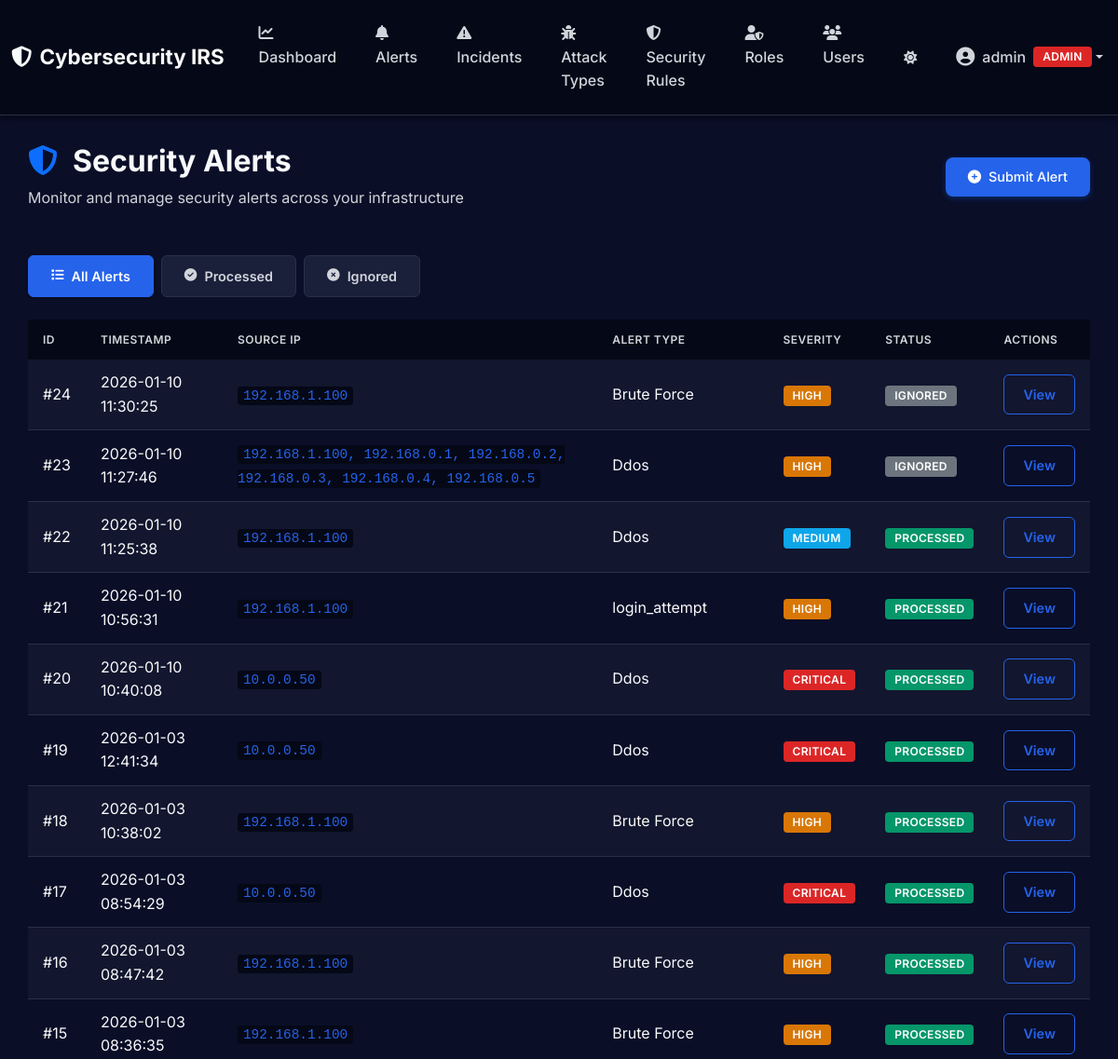
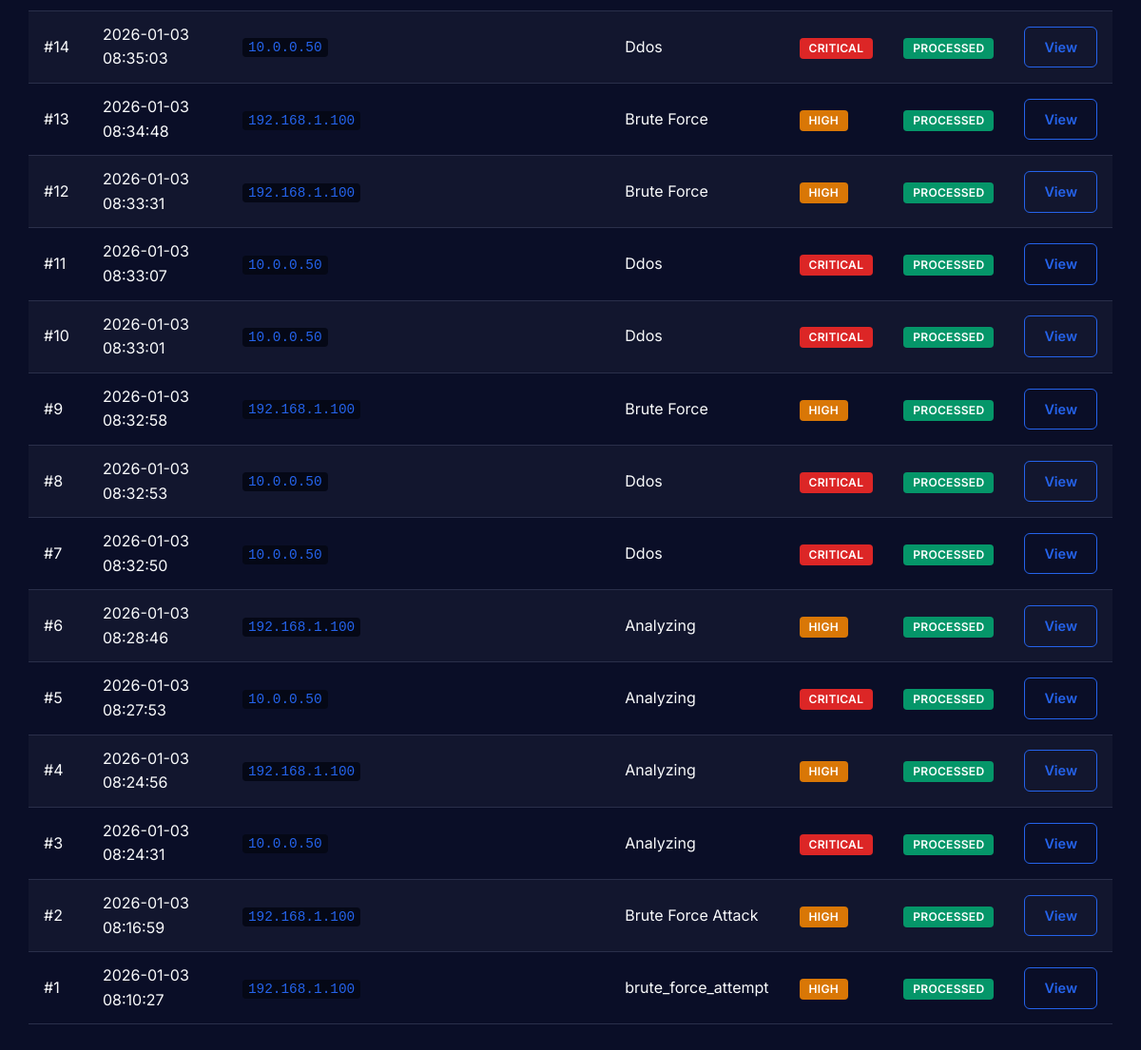
The app's page /alerts/ (signed in) with its own data (2 pictures, top to bottom).
### app/models/user.py (models this page shows, shortened)
class User(db.Model):
    __tablename__ = 'users'
    id = db.Column(db.Integer, primary_key=True)
    username = db.Column(db.String(80), unique=True, nullable=False)
    email = db.Column(db.String(120), unique=True, nullable=False)
    full_name = db.Column(db.String(120), nullable=False)
    role = db.Column(db.String(20), default='analyst', nullable=False)  # admin, analyst, viewer
    is_active = db.Column(db.Boolean, default=True, nullable=False)
    password_hash = db.Column(db.String(255), nullable=False)
    created_at = db.Column(db.DateTime, default=datetime.utcnow, nullable=False)
    updated_at = db.Column(db.DateTime, default=datetime.utcnow, onupdate=datetime.utcnow, nullable=False)
    last_login = db.Column(db.DateTime, nullable=True)

### app/models/alert.py (models this page shows, shortened)
class Alert(db.Model):
    __tablename__ = 'alerts'
    id = db.Column(db.Integer, primary_key=True)
    timestamp = db.Column(db.DateTime, default=datetime.utcnow, nullable=False)
    source_ip = db.Column(db.String(45), nullable=True)  # IPv4 or IPv6
    destination_ip = db.Column(db.String(45), nullable=True)
    alert_type = db.Column(db.String(50), nullable=False)  # Type of alert
    severity = db.Column(db.String(20), default='medium', nullable=False)  # low, medium, high, critical
    raw_data = db.Column(db.JSON, nullable=True)  # Flexible JSON storage for alert data
    status = db.Column(db.String(20), default='new', nullable=False)  # new, processed, ignored
    created_at = db.Column(db.DateTime, default=datetime.utcnow, nullable=False)
    incident = db.relationship('Incident', backref='alert', uselist=False, lazy=True)

### app/routes/alert_routes.py (the view)
@alert_bp.route('/')
@login_required
def index():
    status_filter = request.args.get('status', None)
    alerts = AlertService.get_all(status=status_filter)
    return render_template('alerts/index.html', alerts=alerts, current_filter=status_filter)

### app/services/alert_service.py (called while the page is built)
    @staticmethod
    def get_all(status: Optional[str] = None) -> List[Alert]:
        query = Alert.query
        if status:
            query = query.filter_by(status=status)
        return query.order_by(Alert.timestamp.desc()).all()

### app/templates/alerts/index.html (shortened to what this page needs)
{% extends "layouts/base.html" %}
{% block content %}
<div class="mb-5">
  <div class="d-flex justify-content-between align-items-center">
    <div>
      <h1 class="h2 mb-2" style="font-weight: 700; color: var(--text-primary)">
        <i class="fas fa-shield-alt me-3" style="color: #0d6efd;"></i>Security Alerts
      </h1>
      <p class="mb-0" style="color: var(--text-secondary); font-size: 1rem">
        Monitor and manage security alerts across your infrastructure
      </p>
    </div>
    <a
      href="{{ url_for('alerts.create') }}"
      class="btn btn-primary"
      style="border-radius: 8px; padding: 0.65rem 1.5rem; font-weight: 500; box-shadow: 0 2px 6px rgba(13,110,253,0.3);"
    >
      <i class="fas fa-plus-circle me-2"></i>Submit Alert
    </a>
  </div>
</div>
<div class="mb-4">
  <div class="filter-tabs-container">
    <a
      href="{{ url_for('alerts.index') }}"
      class="filter-tab {% if not current_filter %}active{% endif %}"
    >
      <i class="fas fa-list me-2"></i>All Alerts
    </a>
    <a
      href="{{ url_for('alerts.index', status='processed') }}"
      class="filter-tab {% if current_filter == 'processed' %}active{% endif %}"
    >
      <i class="fas fa-check-circle me-2"></i>Processed
    </a>
    <a
      href="{{ url_for('alerts.index', status='ignored') }}"
      class="filter-tab {% if current_filter == 'ignored' %}active{% endif %}"
    >
      <i class="fas fa-times-circle me-2"></i>Ignored
    </a>
  </div>
</div>
  {% if alerts %}
  <div class="table-responsive">
    <table class="table table-striped table-hover">
      <thead class="table-dark">
        <tr>
          <th>ID</th>
          <th>Timestamp</th>
          <th>Source IP</th>
          <th>Alert Type</th>
          <th>Severity</th>
          <th>Status</th>
          <th>Actions</th>
        </tr>
      </thead>
      <tbody>
        {% for alert in alerts %}
        <tr>
          <td>#{{ alert.id }}</td>
          <td>{{ alert.timestamp.strftime('%Y-%m-%d %H:%M:%S') }}</td>
          <td><code>{{ alert.source_ip }}</code></td>
          <td>{{ alert.alert_type }}</td>
          <td>
            <span
              class="badge bg-{% if alert.severity == 'critical' %}danger{% elif alert.severity == 'high' %}warning{% elif alert.severity == 'medium' %}info{% else %}secondary{% endif %}"
            >
              {{ alert.severity.upper() }}
            </span>
          </td>
          <td>
            <span
              class="badge bg-{% if alert.status == 'new' %}primary{% elif alert.status == 'processed' %}success{% else %}secondary{% endif %}"
            >
              {{ alert.status.upper() }}
            </span>
          </td>
          <td>
            <a
              href="{{ url_for('alerts.detail', alert_id=alert.id) }}"
              class="btn btn-sm btn-outline-primary"
            >
               View
            </a>
          </td>
        </tr>
        {% endfor %}
      </tbody>
    </table>
  </div>
  {% endif %}
{% endblock %}

### app/templates/layouts/base.html (shortened to what this page needs)
<!DOCTYPE html>
<html lang="en">
  <head>
    <link
      href="https://cdn.jsdelivr.net/npm/bootstrap@5.3.3/dist/css/bootstrap.min.css"
      rel="stylesheet"
    />
    <link
      rel="stylesheet"
      href="https://cdnjs.cloudflare.com/ajax/libs/font-awesome/6.5.1/css/all.min.css"
    />
    <link
      rel="stylesheet"
      href="{{ url_for('static', filename='css/style.css') }}"
    />
  </head>
  <body>
    {% if session.get('user_id') %}
    <nav class="navbar navbar-expand-lg navbar-dark">
      <div class="container-fluid">
        <a class="navbar-brand" href="{{ url_for('dashboard.index') }}">
          <i class="fas fa-shield-halved me-2"></i>Cybersecurity IRS
        </a>
        <div class="collapse navbar-collapse" id="navbarNav">
          <ul class="navbar-nav me-auto">
            <li class="nav-item">
              <a class="nav-link" href="{{ url_for('dashboard.index') }}">
                <i class="fas fa-chart-line me-1"></i>Dashboard
              </a>
            </li>
            <li class="nav-item">
              <a class="nav-link" href="{{ url_for('alerts.index') }}">
                <i class="fas fa-bell me-1"></i>Alerts
              </a>
            </li>
            <li class="nav-item">
              <a class="nav-link" href="{{ url_for('incidents.index') }}">
                <i class="fas fa-exclamation-triangle me-1"></i>Incidents
              </a>
            </li>
            <li class="nav-item">
              <a class="nav-link" href="{{ url_for('attack_type.index') }}">
                <i class="fas fa-bug me-1"></i>Attack Types
              </a>
            </li>
            <li class="nav-item">
              <a class="nav-link" href="{{ url_for('rules.index') }}">
                <i class="fas fa-shield-alt me-1"></i>Security Rules
              </a>
            </li>
            {% if current_user and current_user.role == 'admin' %}
            <li class="nav-item">
              <a class="nav-link" href="{{ url_for('roles.index') }}">
                <i class="fas fa-user-shield me-1"></i>Roles
              </a>
            </li>
            <li class="nav-item">
              <a class="nav-link" href="{{ url_for('users.index') }}">
                <i class="fas fa-users me-1"></i>Users
              </a>
            </li>
            {% endif %}
          </ul>
          <ul class="navbar-nav ms-auto align-items-center">
            <li class="nav-item">
              <button
                class="btn nav-link"
                id="theme-toggle"
                title="Toggle theme"
              >
                <i class="fas fa-moon"></i>
              </button>
            </li>
            <li class="nav-item dropdown">
              <a
                class="nav-link dropdown-toggle d-flex align-items-center"
                href="#"
                id="userDropdown"
                role="button"
                data-bs-toggle="dropdown"
                aria-expanded="false"
              >
                <i class="fas fa-user-circle me-2 fs-5"></i>
                <span class="d-none d-lg-inline user-name-text"
                  >{{ session.username }}</span
                >
                <span
                  class="badge bg-{% if current_user and current_user.role == 'admin' %}danger{% elif current_user and current_user.role == 'analyst' %}warning{% else %}info{% endif %} ms-2"
                >
                  {{ current_user.role|upper if current_user else
                  session.user_role|upper }}
                </span>
              </a>
            </li>
          </ul>
        </div>
      </div>
    </nav>
    {% endif %}
    <main class="container">
       {% block content %}{% endblock %}
    </main>
  </body>
</html>

### app/static/css/style.css (style rules this page uses)
:root { --primary-color: #2563eb; --primary-hover: #1d4ed8; --danger-color: #dc2626; --danger-hover: #b91c1c; --success-color: #059669; --success-hover: #047857; --warning-color: #d97706; --info-color: #0ea5e9; --dark-bg: #0a0e27; --darker-bg: #050816; --card-bg: #1a1f3a; --card-border: #2a2f4a; --text-primary: #f9fafb; --text-secondary: #d1d5db; --text-muted: #9ca3af; --shadow-sm: 0 1px 3px rgba(0, 0, 0, 0.3); --shadow-md: 0 4px 6px rgba(0, 0, 0, 0.4); --shadow-lg: 0 10px 25px rgba(0, 0, 0, 0.5); --hover-bg: #050816; }
* { margin: 0; padding: 0; box-sizing: border-box; }
body { font-family: "Inter", -apple-system, BlinkMacSystemFont, "Segoe UI", Roboto, Oxygen, Ubuntu, Cantarell, sans-serif; background: var(--dark-bg); color: var(--text-primary); min-height: 100vh; line-height: 1.6; }
main.container { max-width: 1400px; padding: 30px; }
.navbar { background: var(--darker-bg) !important; box-shadow: var(--shadow-md); padding: 15px 0; border-bottom: 1px solid var(--card-border); }
.navbar-brand { font-size: 1.4rem; font-weight: 700; color: var(--text-primary) !important; transition: color 0.2s ease; }
.nav-link { color: var(--text-secondary) !important; font-weight: 500; margin: 0 5px; padding: 8px 16px !important; border-radius: 6px; transition: all 0.2s ease; }
.user-name-text { max-width: 150px; overflow: hidden; text-overflow: ellipsis; white-space: nowrap; }
.btn { border-radius: 6px; padding: 10px 20px; font-weight: 600; font-size: 0.9rem; transition: all 0.2s ease; border: none; cursor: pointer; }
.btn-primary { background: var(--primary-color); color: white; }
.btn-outline-primary { border: 1px solid var(--primary-color); color: var(--primary-color); background: transparent; }
.table { color: var(--text-primary); background: transparent !important; margin-bottom: 0; --bs-table-bg: transparent; --bs-table-striped-bg: transparent; }
.table thead th { background: var(--darker-bg) !important; border: none; font-weight: 600; text-transform: uppercase; font-size: 0.75rem; letter-spacing: 0.5px; padding: 12px 16px; color: var(--text-secondary); }
.table tbody tr { border-bottom: 1px solid var(--card-border); transition: background 0.15s ease; background: transparent !important; }
.table-striped > tbody > tr:nth-of-type(odd) > * { color: var(--text-primary); background-color: rgba(255, 255, 255, 0.03); box-shadow: none; }
.table td, .table th { vertical-align: middle; padding: 12px 16px; border-color: var(--card-border); background: transparent; color: var(--text-primary); }
.badge { padding: 5px 10px; border-radius: 4px; font-weight: 600; font-size: 0.75rem; letter-spacing: 0.3px; }
.bg-danger { background-color: var(--danger-color) !important; }
.bg-warning { background-color: var(--warning-color) !important; }
.bg-success { background-color: var(--success-color) !important; }
.bg-info { background-color: var(--info-color) !important; }
h1, h2, h3, h4, h5, h6, .h1, .h2, .h3, .h4, .h5, .h6, .card-title { color: var(--text-primary) !important; font-weight: 700; margin-bottom: 0.5rem; }
code { background: var(--darker-bg); padding: 2px 6px; border-radius: 4px; color: var(--primary-color); font-size: 0.9em; }
a { color: var(--primary-color); text-decoration: none; transition: color 0.2s ease; }
.table th, .table thead th { color: var(--text-secondary) !important; font-weight: 600; }
.table td { color: var(--text-primary) !important; }

### app/templates/alerts/index.html (style rules this page uses)
.filter-tabs-container { display: inline-flex; gap: 8px; }
.filter-tab { padding: 10px 24px; border-radius: 6px; text-decoration: none; font-weight: 600; font-size: 0.9rem; transition: all 0.2s ease; background: var(--card-bg); color: var(--text-secondary); border: 1px solid var(--card-border); display: inline-flex; align-items: center; white-space: nowrap; }
.filter-tab.active { background: var(--primary-color); color: white; border-color: var(--primary-color); box-shadow: var(--shadow-sm); }
.filter-tab i { font-size: 0.85rem; }

### records on screen
User: role "ADMIN"
Alert: id "24", timestamp "2026-01-10 11:30:25", source_ip "192.168.1.100", alert_type "Brute Force", severity "HIGH", status "IGNORED"
Alert: id "23", timestamp "2026-01-10 11:27:46", source_ip "192.168.1.100, 192.168.0.1, 192.168.0.2, 192.168.0.3, 192.168.0.4, 192.168.0.5", alert_type "Ddos", severity "HIGH", status "IGNORED"
Alert: id "22", timestamp "2026-01-10 11:25:38", source_ip "192.168.1.100", alert_type "Ddos", severity "MEDIUM", status "PROCESSED"
Alert: id "21", timestamp "2026-01-10 10:56:31", source_ip "192.168.1.100", alert_type "login_attempt", severity "HIGH", status "PROCESSED"
Alert: id "20", timestamp "2026-01-10 10:40:08", source_ip "10.0.0.50", alert_type "Ddos", severity "CRITICAL", status "PROCESSED"
Alert: id "19", timestamp "2026-01-03 12:41:34", source_ip "10.0.0.50", alert_type "Ddos", severity "CRITICAL", status "PROCESSED"
Alert: id "18", timestamp "2026-01-03 10:38:02", source_ip "192.168.1.100", alert_type "Brute Force", severity "HIGH", status "PROCESSED"
Alert: id "17", timestamp "2026-01-03 08:54:29", source_ip "10.0.0.50", alert_type "Ddos", severity "CRITICAL", status "PROCESSED"
Alert: id "16", timestamp "2026-01-03 08:47:42", source_ip "192.168.1.100", alert_type "Brute Force", severity "HIGH", status "PROCESSED"
Alert: id "15", timestamp "2026-01-03 08:36:35", source_ip "192.168.1.100", alert_type "Brute Force", severity "HIGH", status "PROCESSED"
Alert: id "14", timestamp "2026-01-03 08:35:03", source_ip "10.0.0.50", alert_type "Ddos", severity "CRITICAL", status "PROCESSED"
Alert: id "13", timestamp "2026-01-03 08:34:48", source_ip "192.168.1.100", alert_type "Brute Force", severity "HIGH", status "PROCESSED"
Alert: id "12", timestamp "2026-01-03 08:33:31", source_ip "192.168.1.100", alert_type "Brute Force", severity "HIGH", status "PROCESSED"
Alert: id "11", timestamp "2026-01-03 08:33:07", source_ip "10.0.0.50", alert_type "Ddos", severity "CRITICAL", status "PROCESSED"
Alert: id "10", timestamp "2026-01-03 08:33:01", source_ip "10.0.0.50", alert_type "Ddos", severity "CRITICAL", status "PROCESSED"
Alert: id "9", timestamp "2026-01-03 08:32:58", source_ip "192.168.1.100", alert_type "Brute Force", severity "HIGH", status "PROCESSED"
Alert: id "8", timestamp "2026-01-03 08:32:53", source_ip "10.0.0.50", alert_type "Ddos", severity "CRITICAL", status "PROCESSED"
Alert: id "7", timestamp "2026-01-03 08:32:50", source_ip "10.0.0.50", alert_type "Ddos", severity "CRITICAL", status "PROCESSED"
Alert: id "6", timestamp "2026-01-03 08:28:46", source_ip "192.168.1.100", alert_type "Analyzing", severity "HIGH", status "PROCESSED"
Alert: id "5", timestamp "2026-01-03 08:27:53", source_ip "10.0.0.50", alert_type "Analyzing", severity "CRITICAL", status "PROCESSED"
Alert: id "4", timestamp "2026-01-03 08:24:56", source_ip "192.168.1.100", alert_type "Analyzing", severity "HIGH", status "PROCESSED"
Alert: id "3", timestamp "2026-01-03 08:24:31", source_ip "10.0.0.50", alert_type "Analyzing", severity "CRITICAL", status "PROCESSED"
Alert: id "2", timestamp "2026-01-03 08:16:59", source_ip "192.168.1.100", alert_type "Brute Force Attack", severity "HIGH", status "PROCESSED"
Alert: id "1", timestamp "2026-01-03 08:10:27", source_ip "192.168.1.100", alert_type "brute_force_attempt", severity "HIGH", status "PROCESSED"

### other values on screen
{{ session.username }} "admin"
